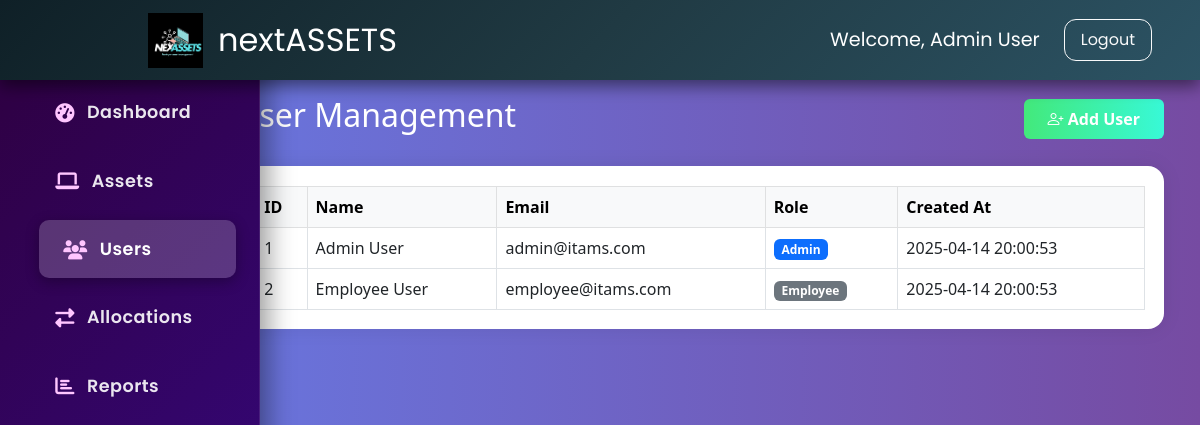
The app's page /index.php?page=users (signed in) with its own data.
### tables this page shows
CREATE TABLE IF NOT EXISTS users (
    id INT PRIMARY KEY AUTO_INCREMENT,
    name VARCHAR(100) NOT NULL,
    email VARCHAR(100) UNIQUE NOT NULL,
    password VARCHAR(255) NOT NULL,
    role ENUM('admin', 'employee') DEFAULT 'employee',
    created_at TIMESTAMP DEFAULT CURRENT_TIMESTAMP
);

### includes/auth.php (called while the page is built, shortened)
<?php
function isAdmin() {
    return isset($_SESSION['user_role']) && $_SESSION['user_role'] === 'admin';
}
?>

### pages/users.php (the view, shortened to what this page needs)
<?php
require_once 'config/database.php';
$result = $conn->query("SELECT * FROM users ORDER BY created_at DESC");
?>
<link href="https://cdn.jsdelivr.net/npm/bootstrap@5.3.0/dist/css/bootstrap.min.css" rel="stylesheet">
<link href="https://cdn.jsdelivr.net/npm/bootstrap-icons/font/bootstrap-icons.css" rel="stylesheet">
<div class="container mt-5 pt-5 fade-in">
    <div class="d-flex justify-content-between align-items-center mb-4">
        <h2 class="text-white">User Management</h2>
        <button class="btn btn-glow px-4 py-2" data-bs-toggle="modal" data-bs-target="#addUserModal">
            <i class="bi bi-person-plus"></i> Add User
        </button>
    </div>
    <div class="table-container">
        <div class="table-responsive">
            <table class="table table-bordered table-hover align-middle mb-0">
                <thead class="table-light">
                    <tr>
                        <th>ID</th>
                        <th>Name</th>
                        <th>Email</th>
                        <th>Role</th>
                        <th>Created At</th>
                    </tr>
                </thead>
                <tbody>
                    <?php if ($result && $result->num_rows > 0): ?>
                        <?php while ($user = $result->fetch_assoc()): ?>
                            <tr>
                                <td><?= $user['id']; ?></td>
                                <td><?= htmlspecialchars($user['name']); ?></td>
                                <td><?= htmlspecialchars($user['email']); ?></td>
                                <td>
                                    <span class="badge bg-<?= $user['role'] === 'admin' ? 'primary' : 'secondary'; ?>">
                                        <?= ucfirst($user['role']); ?>
                                    </span>
                                </td>
                                <td><?= $user['created_at']; ?></td>
                            </tr>
                        <?php endwhile; ?>
                    <?php else: ?>
                        <tr><td colspan="5" class="text-center text-muted">No users found.</td></tr>
                    <?php endif; ?>
                </tbody>
            </table>
        </div>
    </div>
</div>

### index.php (shortened to what this page needs)
<?php
require_once 'includes/auth.php';
?>
<!DOCTYPE html>
<html lang="en">
<head>
    <link href="https://cdn.jsdelivr.net/npm/bootstrap@5.3.0/dist/css/bootstrap.min.css" rel="stylesheet">
    <link href="https://cdnjs.cloudflare.com/ajax/libs/font-awesome/6.0.0/css/all.min.css" rel="stylesheet">
    <link href="assets/css/style.css" rel="stylesheet">
</head>
<body>
    <?php include 'includes/header.php'; ?>
    <div class="container-fluid">
        <div class="row">
            <?php include 'includes/sidebar.php'; ?>
            <main class="col-md-9 ms-sm-auto col-lg-10 px-md-4">
                <?php
                $page = isset($_GET['page']) ? $_GET['page'] : 'dashboard';
                $allowed_pages = ['dashboard', 'assets', 'users', 'reports', 'allocations'];
                if (in_array($page, $allowed_pages)) {
                    include "pages/{$page}.php";
                } else {
                    include "pages/dashboard.php";
                }
                ?>
            </main>
        </div>
    </div>
</body>
</html>

### includes/header.php
<nav class="navbar navbar-expand-lg fixed-top px-5 py-3"
     style="background: linear-gradient(135deg, #0f2027, #203a43, #2c5364); box-shadow: 0 6px 16px rgba(0, 0, 0, 0.5); font-family: 'Poppins', sans-serif; font-size: 1.4rem; height: 80px;">
    <a class="navbar-brand d-flex align-items-center text-white" href="index.php"
       style="font-size: 2rem; margin-left: 100px;">
        <img src="assets/logo.png" alt="Logo" style="height: 55px; margin-right: 15px;">
        nextASSETS
    </a>
    <div class="ms-auto d-flex align-items-center">
        <span class="text-white me-4" style="font-size: 1.2rem;">
            Welcome, <?php echo htmlspecialchars($_SESSION['user_name']); ?>
        </span>
        <a href="logout.php" class="btn btn-outline-light btn-sm"
           style="padding: 0.5rem 1rem; font-size: 1rem; border-radius: 12px;">Logout</a>
    </div>
</nav>

### includes/sidebar.php (shortened to what this page needs)
<!DOCTYPE html>
<html lang="en">
<head>
  <link rel="stylesheet" href="https://cdnjs.cloudflare.com/ajax/libs/font-awesome/6.4.0/css/all.min.css" />
</head>
<body>
<nav id="sidebarMenu" class="col-md-3 col-lg-2 d-md-block sidebar collapse">
  <div class="position-sticky pt-3">
    <ul class="nav flex-column">
      <li class="nav-item">
        <a class="nav-link <?php echo ($_GET['page'] ?? '') === 'dashboard' ? 'active' : ''; ?>" href="index.php">
          <i class="fas fa-tachometer-alt"></i>
          Dashboard
        </a>
      </li>
      <li class="nav-item">
        <a class="nav-link <?php echo ($_GET['page'] ?? '') === 'assets' ? 'active' : ''; ?>" href="index.php?page=assets">
          <i class="fas fa-laptop"></i>
          Assets
        </a>
      </li>
      <?php if (isAdmin()): ?>
      <li class="nav-item">
        <a class="nav-link <?php echo ($_GET['page'] ?? '') === 'users' ? 'active' : ''; ?>" href="index.php?page=users">
          <i class="fas fa-users"></i>
          Users
        </a>
      </li>
      <?php endif; ?>
      <li class="nav-item">
        <a class="nav-link <?php echo ($_GET['page'] ?? '') === 'allocations' ? 'active' : ''; ?>" href="index.php?page=allocations">
          <i class="fas fa-exchange-alt"></i>
          Allocations
        </a>
      </li>
      <li class="nav-item">
        <a class="nav-link <?php echo ($_GET['page'] ?? '') === 'reports' ? 'active' : ''; ?>" href="index.php?page=reports">
          <i class="fas fa-chart-bar"></i>
          Reports
        </a>
      </li>
    </ul>
  </div>
</nav>
</body>
</html>

### assets/css/style.css (style rules this page uses)
body { font-family: 'Segoe UI', Tahoma, Geneva, Verdana, sans-serif; background-color: #f8f9fa; }
.sidebar { position: fixed; top: 0; bottom: 0; left: 0; z-index: 100; padding: 48px 0 0; box-shadow: inset -1px 0 0 rgba(0, 0, 0, .1); background-color: #343a40; }
.nav-link { color: #fff; padding: .75rem 1rem; transition: all 0.3s; }
.nav-link.active { background-color: rgba(255, 255, 255, 0.2); }

### includes/sidebar.php (style rules this page uses)
#sidebarMenu { width: 260px !important; min-height: 100vh; background: linear-gradient(135deg, #2e003e, #3a0ca3, #10002b, #000000); background-size: 400% 400%; animation: sidebarGradient 15s ease infinite; color: #ffffff; border-right: 1px solid rgba(255, 255, 255, 0.1); box-shadow: 8px 0 25px rgba(0, 0, 0, 0.4); backdrop-filter: blur(12px); transform-style: preserve-3d; transition: all 0.3s ease-in-out; font-family: 'Poppins', sans-serif; }
#sidebarMenu .nav-link { color: rgba(255, 255, 255, 0.9); font-weight: 600; font-size: 1.1rem; padding: 16px 24px; border-radius: 10px; margin-bottom: 10px; transition: all 0.3s ease; display: flex; align-items: center; letter-spacing: 0.5px; text-transform: capitalize; }
#sidebarMenu .nav-link:hover, #sidebarMenu .nav-link.active { background: rgba(255, 255, 255, 0.2); color: #ffffff; transform: translateX(8px); box-shadow: 0 4px 14px rgba(0, 0, 0, 0.3); }
#sidebarMenu .nav-link i { font-size: 1.2rem; margin-right: 12px; color: #ffc6ff; }
#sidebarMenu ul.nav.flex-column { padding: 1.2rem; }

### pages/users.php (style rules this page uses)
body { background: linear-gradient(to right, #667eea, #764ba2); background-attachment: fixed; font-family: 'Segoe UI', Tahoma, Geneva, Verdana, sans-serif; }
.fade-in { animation: fadeIn 0.8s ease-in-out; }
.table-container { background-color: white; border-radius: 1rem; padding: 1.2rem; box-shadow: 0 0 20px rgba(0,0,0,0.08); animation: fadeIn 1s ease; }
.btn-glow { background: linear-gradient(to right, #43e97b 0%, #38f9d7 100%); color: #fff; border: none; font-weight: 600; transition: all 0.3s ease; }

### records on screen
users: id "1", name "Admin User", email "admin@itams.com", role "Admin", created_at "2025-04-14 20:00:53"
users: id "2", name "Employee User", email "employee@itams.com", role "Employee", created_at "2025-04-14 20:00:53"

### other values on screen
$_SESSION['user_name'] "Admin User"
